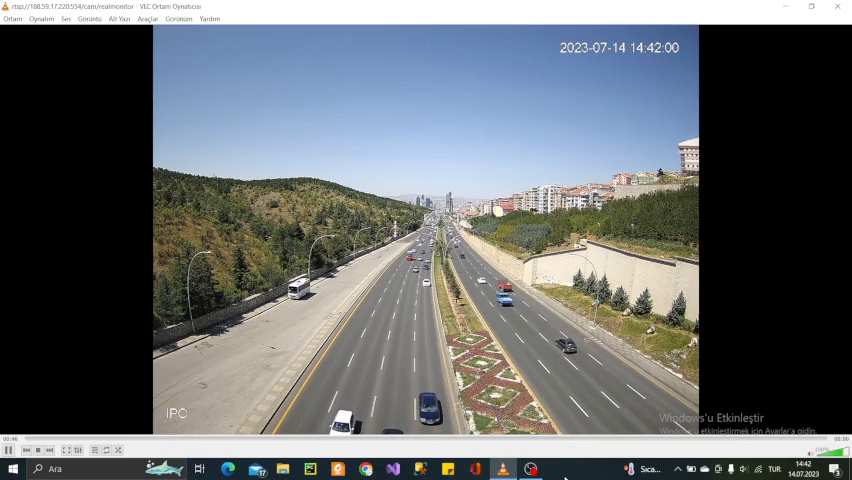
#> input picture frame 14 of tuncay.mp4, 852 x 480 px, given in place of tuncay2.mp4, which was not available
$ python main.py
#> lines starting #> are read from the running program, lines starting #| are printed output that depends on the picture; after the words box and inside, x2 and y2 are one past the last pixel; in counts of white or black regions, pixels touching at a corner belong together; pictures that were not available may be replaced by others from this repository, and a replacement may not be noted
import cv2
import numpy as np
import time

video = cv2.VideoCapture('tuncay2.mp4')  # Videodan görüntü aldım
kernel = np.ones((3, 3), np.uint8)  # Erozyon ve genişleme için çekirdek tanımladım
backgroundObject = cv2.createBackgroundSubtractorMOG2(detectShadows=True)  # Arka plan nesnesi oluşturdum

vehicle_count = 0  # Taşıt sayacı
last_count_time = time.time()  # Son sayımın yapıldığı zaman

# Minimum süre aralığı (saniye) araba tespitleri arasında beklenen süre
MIN_COUNT_INTERVAL = 0.7

while True:
    ret, frame = video.read()  # Bir sonraki kare okunur
#> frame is the input picture: shape (480, 852, 3); mean B, G, R 107.8, 105.1, 100.9

    if not ret:
        break
    print("Linked', 'In")
    fg_mask = backgroundObject.apply(frame)  # Arka plan çıkarma yapılır
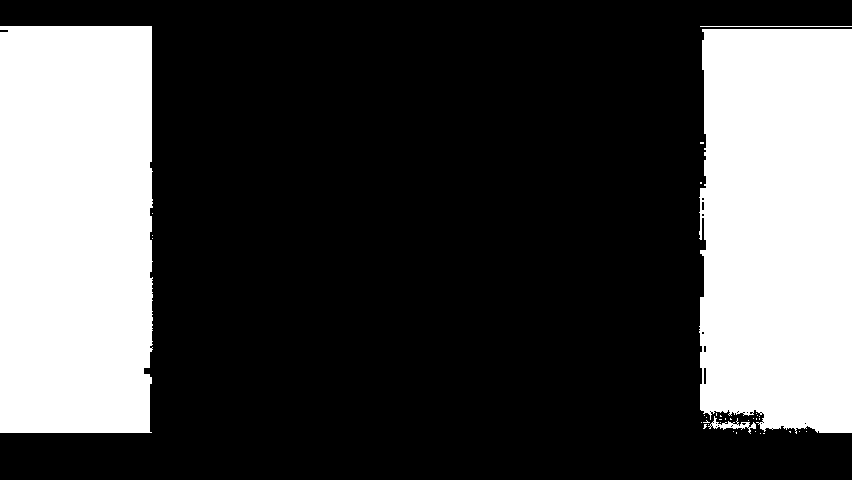
#> fg_mask: shape (480, 852); values 127 (black) and 255 (white), 29.6% white; 36 white regions (32 under 20 px), largest, box (x1, y1, x2, y2) and area: (0, 26, 153, 433) 61640, (699, 29, 852, 434) 58934, (708, 416, 756, 434) 251, (700, 26, 852, 27) 152

    _, fg_mask = cv2.threshold(fg_mask, 250, 255, cv2.THRESH_BINARY)  # Eşikleme işlemi uygulanır

    fg_mask = cv2.erode(fg_mask, kernel, iterations=1)  # Erozyon işlemi yapılır
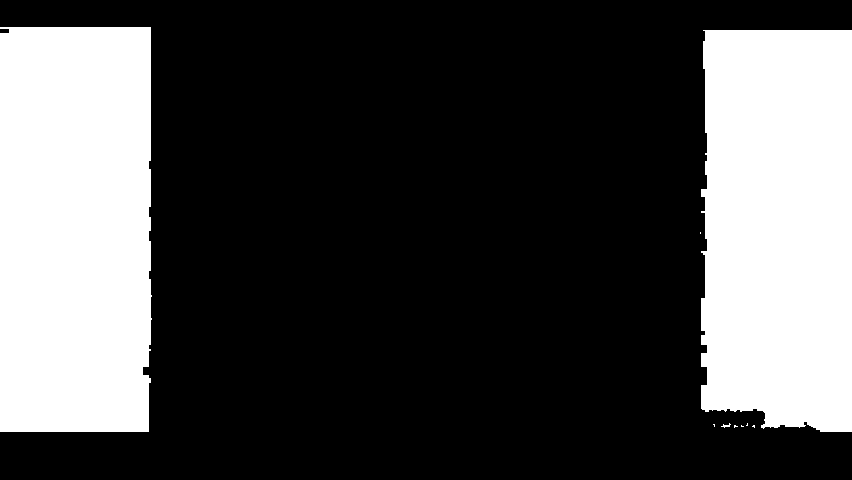
#> fg_mask: shape (480, 852); 29% white; 9 white regions (6 under 20 px), largest, box (x1, y1, x2, y2) and area: (0, 27, 152, 432) 60843, (701, 30, 852, 432) 57835, (721, 423, 731, 428) 21
    fg_mask = cv2.dilate(fg_mask, kernel, iterations=2)  # Genişleme işlemi yapılır
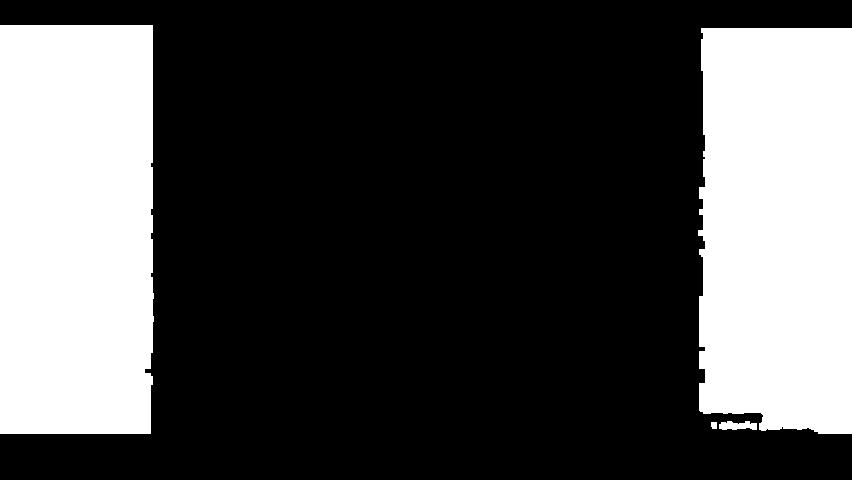
#> fg_mask: shape (480, 852); 29.9% white; 4 white regions

    contours, _ = cv2.findContours(fg_mask, cv2.RETR_EXTERNAL, cv2.CHAIN_APPROX_SIMPLE)  # Tüm konturlar bulunur
#> contours = 4 contours; box (x1, y1, x2, y2) and area: (0, 25, 154, 434) 61810, (698, 28, 852, 434) 58958, (719, 421, 757, 430) 216, (711, 422, 717, 429) 28

    frameCopy = frame.copy()  # Görüntünün bir kopyası alınır

    for cnt in contours:

        if cv2.contourArea(cnt) > 400:  # Kontur alanı 400'den büyükse
            x, y, width, height = cv2.boundingRect(cnt)
            cv2.rectangle(frameCopy, (x, y), (x + width, y + height), (0, 0, 255),
                          2)  # Kontur çevresine dikdörtgen çizilir
            cv2.putText(frameCopy, 'araba tespit edildi', (x, y - 10), cv2.FONT_HERSHEY_SIMPLEX, 0.3, (0, 255, 0), 1,
                        cv2.LINE_AA)  # Dikdörtgenin üstüne metin eklenir

            # Taşıt algılandığında ve son sayım yapıldığından daha az zaman geçmişse sayacı artır
            if (time.time() - last_count_time) > MIN_COUNT_INTERVAL:
                vehicle_count += 1
                last_count_time = time.time()
#> this loop made 4 passes
#> (x, y, width, height) on passes 3 to 4: (698, 28, 154, 406), (0, 25, 154, 409)
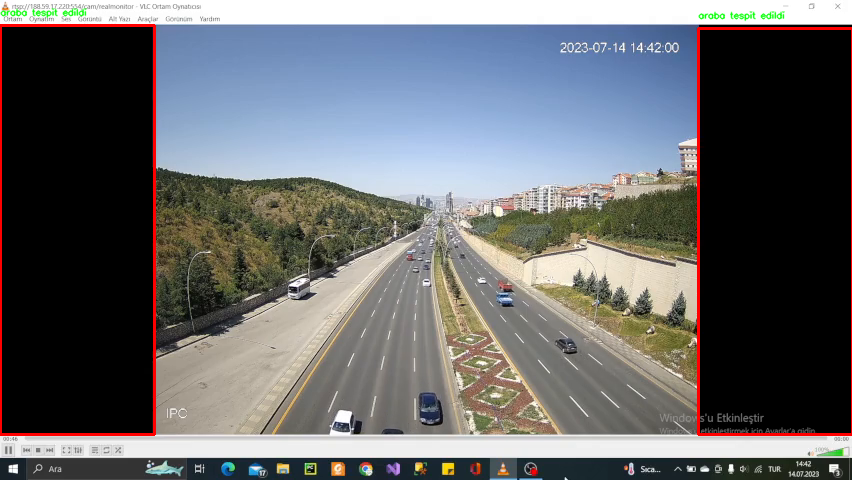
#> frameCopy: shape (480, 852, 3); 1.61% of pixels changed, all inside (x1, y1, x2, y2) = (0, 8, 852, 436)
#> after the loop, last_count_time = 1.8e+09; vehicle_count = 0

    foregroundpart = cv2.bitwise_and(frame, frame, mask=fg_mask)  # Ön plan bölümü alınır
    stacked = np.hstack((frame, foregroundpart, frameCopy))  # Kareleri yatay olarak birleştirir
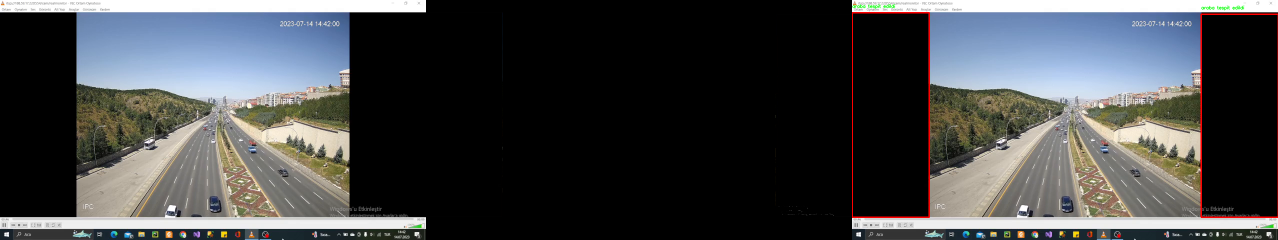
#> stacked: shape (480, 2556, 3) (shown at 1/2 size); mean B, G, R 71.5, 69.7, 68

    # Sayacı görüntü üzerine yazdır
    cv2.putText(stacked, 'Toplam Tasit Sayisi: {}'.format(vehicle_count), (10, 30), cv2.FONT_HERSHEY_SIMPLEX, 1,
                (0, 255, 0), 2)
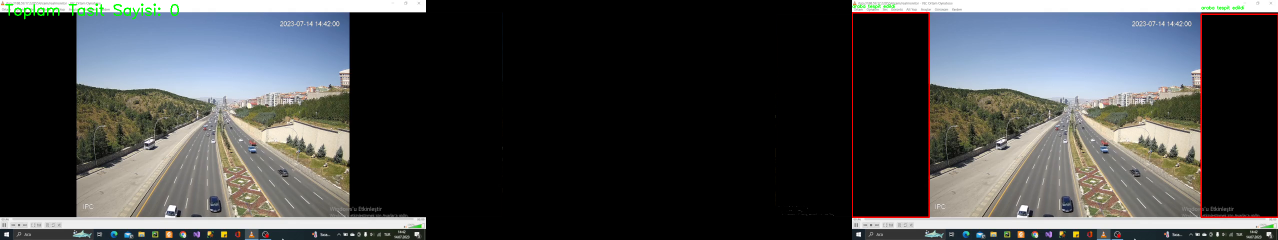
#> stacked: shape (480, 2556, 3) (shown at 1/2 size); 0.18% of pixels changed, all inside (x1, y1, x2, y2) = (10, 7, 358, 39)

    cv2.imshow('Orjinal Kare, Çıkarılan Ön Plan ve Tespit Edilen Arabalar', cv2.resize(stacked, None, fx=0.5, fy=0.5))
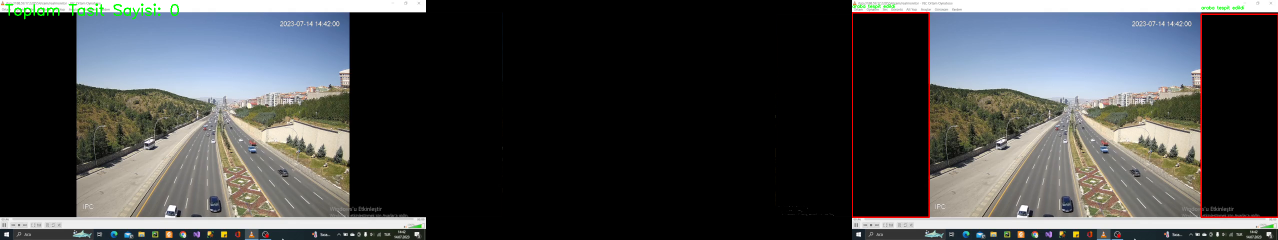
#> window 'Orjinal Kare, Çıkarılan Ön Pla': shape (240, 1278, 3); mean B, G, R 71.2, 69.9, 67.8
    cv2.imshow('Temizlenmiş Maske', fg_mask)

    k = cv2.waitKey(1) & 0xff
#> (key q is pressed here)

    if k == ord('q'):
        break

video.release()
cv2.destroyAllWindows()

$ run again, starting later in the video
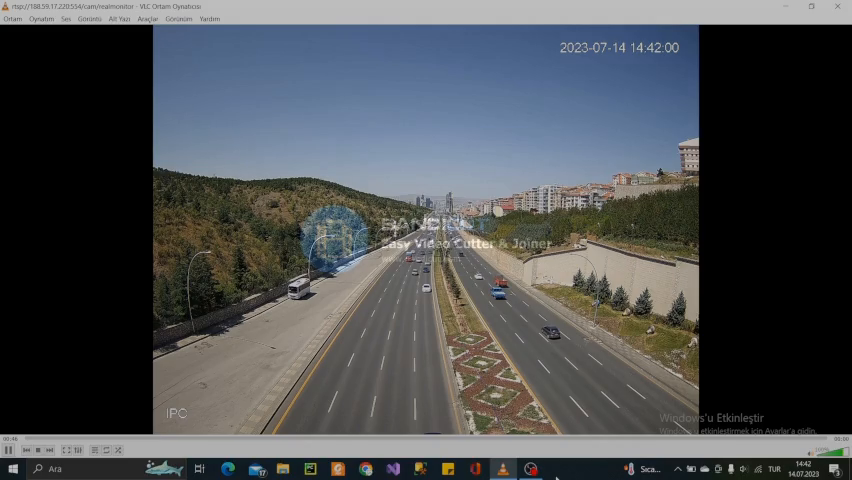
#> input picture frame 64 of tuncay.mp4, 852 x 480 px, given in place of tuncay2.mp4, which was not available
#> frame is the input picture: shape (480, 852, 3); mean B, G, R 80.4, 77.5, 74.6
#> `fg_mask = cv2.dilate(fg_mask, kernel, iterations=2)`:
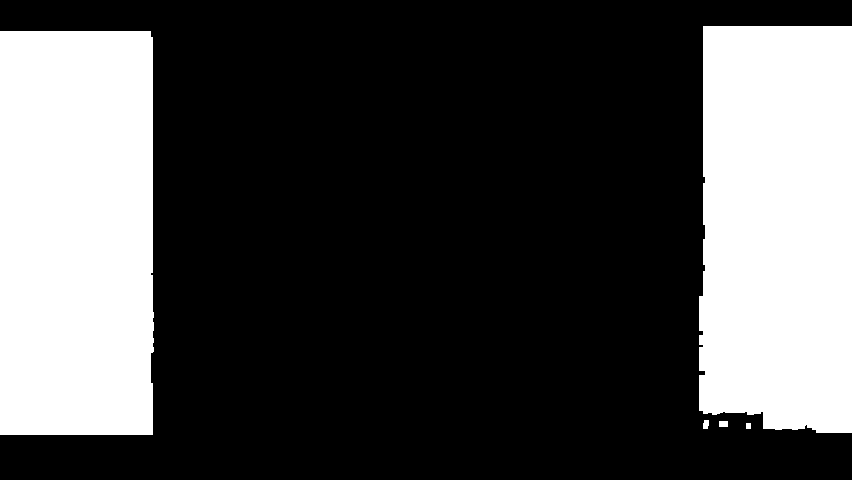
#> fg_mask: shape (480, 852); 29.7% white; 5 white regions
#> contours = 5 contours; box (x1, y1, x2, y2) and area: (0, 31, 154, 435) 61204, (699, 26, 852, 433) 59053, (719, 421, 728, 427) 40, (703, 420, 709, 429) 35, (746, 423, 751, 429) 20
#> the loop `for cnt in contours: ` made 5 passes
#> (x, y, width, height) on passes 4 to 5: (0, 31, 154, 404), (699, 26, 153, 407)
#> after the loop `for cnt in contours:`: last_count_time = 1.8e+09; vehicle_count = 0
#> `cv2.imshow('Orjinal Kare, Çıkarılan Ön Plan ve Tespit Edilen Arabalar'..`:
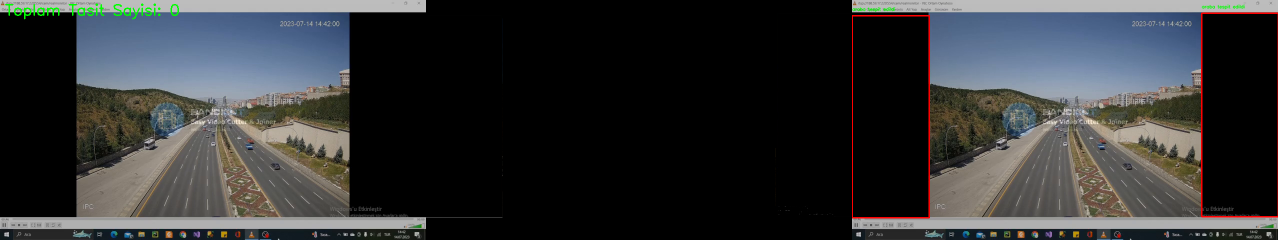
#> window 'Orjinal Kare, Çıkarılan Ön Pla': shape (240, 1278, 3); mean B, G, R 53.1, 51.8, 50.4
